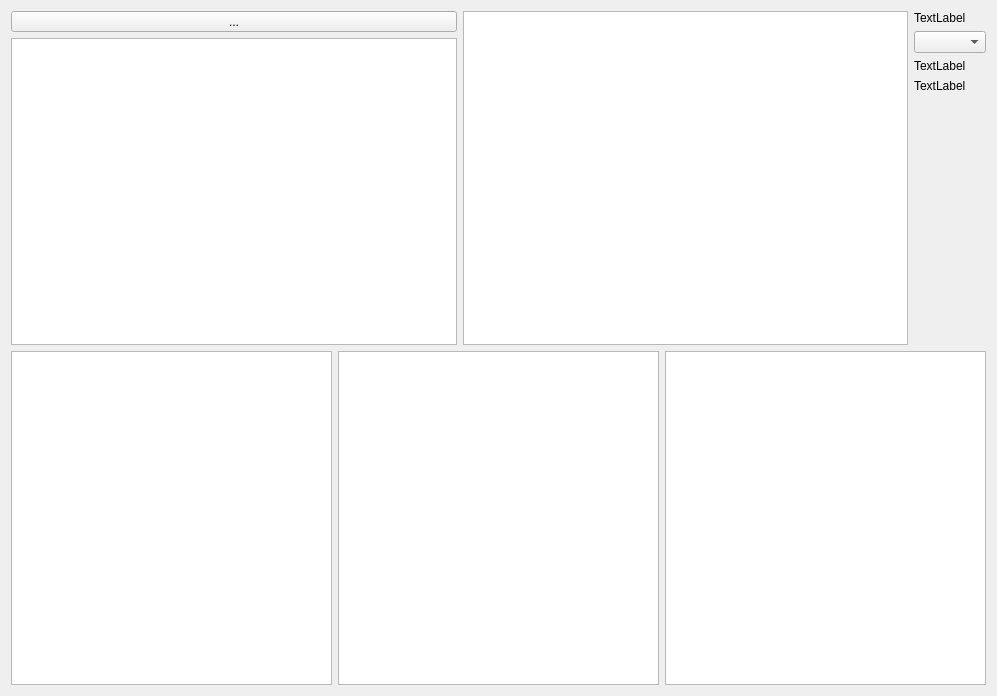
<?xml version="1.0" encoding="UTF-8"?>
<ui version="4.0">
 <class>Form</class>
 <widget class="QWidget" name="Form">
  <property name="geometry">
   <rect>
    <x>0</x>
    <y>0</y>
    <width>997</width>
    <height>696</height>
   </rect>
  </property>
  <property name="windowTitle">
   <string>Form</string>
  </property>
  <layout class="QVBoxLayout" name="verticalLayout_3">
   <item>
    <layout class="QHBoxLayout" name="horizontalLayout_2">
     <item>
      <layout class="QVBoxLayout" name="verticalLayout">
       <item>
        <widget class="QToolButton" name="btn_import_aircraft_ini">
         <property name="sizePolicy">
          <sizepolicy hsizetype="Expanding" vsizetype="Fixed">
           <horstretch>0</horstretch>
           <verstretch>0</verstretch>
          </sizepolicy>
         </property>
         <property name="text">
          <string>...</string>
         </property>
        </widget>
       </item>
       <item>
        <widget class="QTreeView" name="aircraft_base_info_tree"/>
       </item>
      </layout>
     </item>
     <item>
      <widget class="QGraphicsView" name="aircraft_frame_graph"/>
     </item>
     <item>
      <layout class="QVBoxLayout" name="verticalLayout_2">
       <item>
        <widget class="QLabel" name="label_frame_name">
         <property name="text">
          <string>TextLabel</string>
         </property>
        </widget>
       </item>
       <item>
        <widget class="QComboBox" name="cb_frame_name"/>
       </item>
       <item>
        <widget class="QLabel" name="label_frame_pos_tag">
         <property name="text">
          <string>TextLabel</string>
         </property>
        </widget>
       </item>
       <item>
        <widget class="QLabel" name="label_frame_pos">
         <property name="text">
          <string>TextLabel</string>
         </property>
        </widget>
       </item>
       <item>
        <spacer name="verticalSpacer">
         <property name="orientation">
          <enum>Qt::Vertical</enum>
         </property>
         <property name="sizeHint" stdset="0">
          <size>
           <width>20</width>
           <height>40</height>
          </size>
         </property>
        </spacer>
       </item>
      </layout>
     </item>
    </layout>
   </item>
   <item>
    <layout class="QHBoxLayout" name="horizontalLayout">
     <item>
      <widget class="QGraphicsView" name="weigh_cg_limit_graph"/>
     </item>
     <item>
      <widget class="QTreeView" name="take_off_trim_value_tree"/>
     </item>
     <item>
      <widget class="QTreeView" name="major_stowage_info_tree"/>
     </item>
    </layout>
   </item>
  </layout>
 </widget>
 <resources/>
 <connections/>
</ui>
